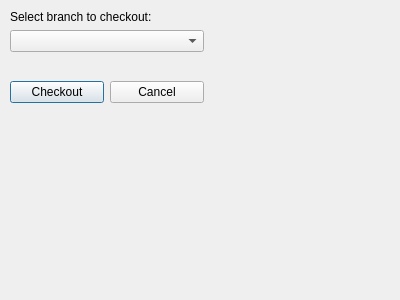
<?xml version="1.0" encoding="UTF-8"?>
<ui version="4.0">
 <class>GitCheckoutDialog</class>
 <widget class="QDialog" name="GitCheckoutDialog">
  <property name="geometry">
   <rect>
    <x>0</x>
    <y>0</y>
    <width>400</width>
    <height>300</height>
   </rect>
  </property>
  <property name="windowTitle">
   <string>Dialog</string>
  </property>
  <widget class="QWidget" name="layoutWidget">
   <property name="geometry">
    <rect>
     <x>10</x>
     <y>10</y>
     <width>194</width>
     <height>93</height>
    </rect>
   </property>
   <layout class="QVBoxLayout" name="verticalLayout">
    <item>
     <widget class="QLabel" name="label">
      <property name="text">
       <string>Select branch to checkout:</string>
      </property>
     </widget>
    </item>
    <item>
     <widget class="QComboBox" name="branchSelector"/>
    </item>
    <item>
     <spacer name="verticalSpacer">
      <property name="orientation">
       <enum>Qt::Vertical</enum>
      </property>
      <property name="sizeHint" stdset="0">
       <size>
        <width>20</width>
        <height>40</height>
       </size>
      </property>
     </spacer>
    </item>
    <item>
     <layout class="QHBoxLayout" name="horizontalLayout">
      <item>
       <widget class="QPushButton" name="checkoutButton">
        <property name="text">
         <string>Checkout</string>
        </property>
       </widget>
      </item>
      <item>
       <widget class="QPushButton" name="cancelButton">
        <property name="text">
         <string>Cancel</string>
        </property>
       </widget>
      </item>
     </layout>
    </item>
   </layout>
  </widget>
 </widget>
 <resources/>
 <connections/>
</ui>
